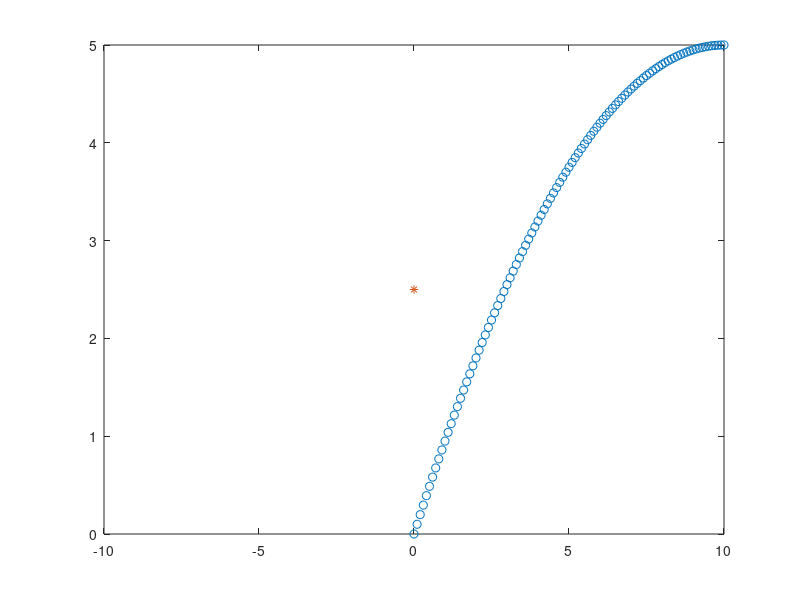

Write MATLAB code to recreate this figure.
clear all;
close all;
clc;

t = 0:0.1:10; 
p = [-1/20,1,0];
y = polyval(p,t);

figure(1);
plot(t,y,'o');
hold on
plot(0,2.5,'*');
xlim([-10,10]);